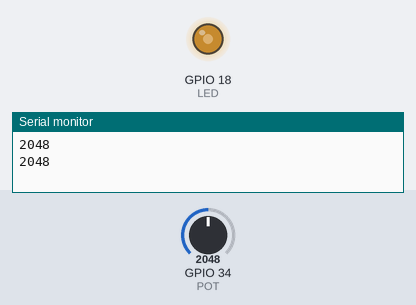
A sketch run on a simulated ESP32. Parts: output pins drawn as LEDs (lit = HIGH), the last lines printed to the serial monitor. Inputs (shaded band) come from the test bench; at power-on: GPIO 34 (POT) = 2048.

Above: at 1.2 s.
1.3 s: GPIO 34 (POT) set to 2866
At 2.3 s:
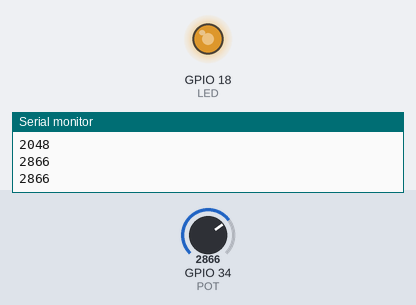
2.8 s: GPIO 34 (POT) set to 3603
At 3.7 s:
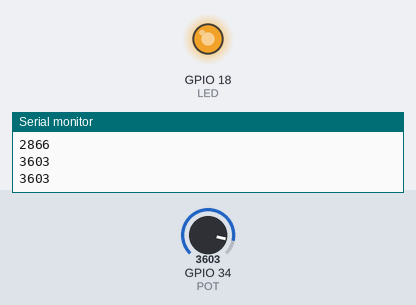
4.3 s: GPIO 34 (POT) set to 491
At 4.7 s:
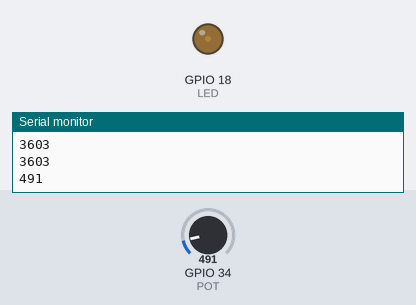
5.8 s: GPIO 34 (POT) set to 0
At 7.0 s:
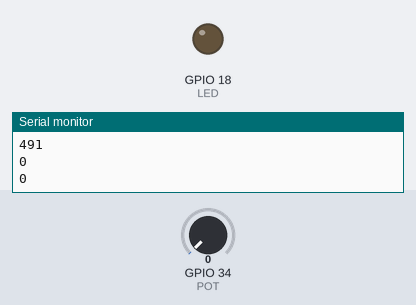
Timing chart, 0 to 8.3 s (numbered marks = the images above; inputs shaded):
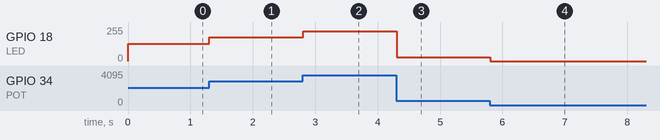

Measured:
- after the input at 1.3 s, GPIO 18 (LED): 128/255 → 178/255 at once
- after the input at 2.8 s, GPIO 18 (LED): 178/255 → 224/255 at once
- after the input at 4.3 s, GPIO 18 (LED): 224/255 → 30/255 at once
- after the input at 5.8 s, GPIO 18 (LED): 30/255 → 0/255 at once

The sketch:

pwm-fader.ino
```cpp
// pwm-fader — tests assert (BT43): a potentiometer on GPIO34 (ADC1, 12-bit) sets the brightness
// of an LED on GPIO18 through LEDC (channel 0, 5 kHz, 8-bit): duty = reading / 16. The reading is
// printed twice a second (115200 baud).
const int POT = 34;
const int LED = 18;

void setup() {
  Serial.begin(115200);
  ledcSetup(0, 5000, 8);  // channel 0, 5 kHz, 8-bit duty (0..255)
  ledcAttachPin(LED, 0);
}

void loop() {
  static unsigned long last = 0;
  int reading = analogRead(POT);  // 0 … 4095
  ledcWrite(0, reading / 16);     // 0 … 255
  if (millis() - last >= 500) {
    last = millis();
    Serial.println(reading);
  }
  delay(10);
}
```
